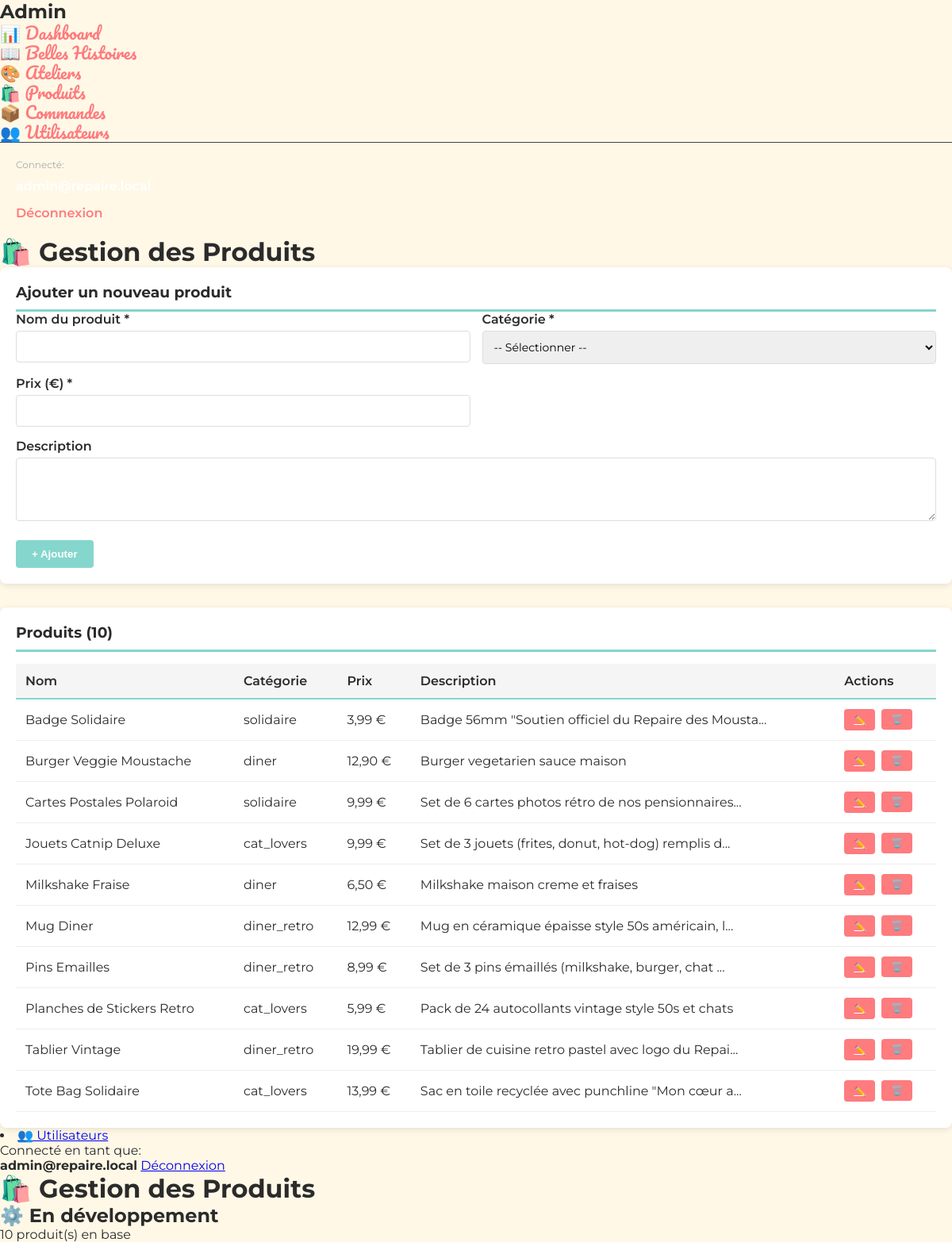
Page /admin/produits.php (signed in) on the committed database.
### tables this page shows
CREATE TABLE produits (
  id INT AUTO_INCREMENT PRIMARY KEY,
  nom VARCHAR(150) NOT NULL,
  description TEXT,
  prix DECIMAL(10,2) NOT NULL,
  categorie_id INT NOT NULL,
  image_url VARCHAR(255),
  CONSTRAINT fk_produits_categorie
    FOREIGN KEY (categorie_id) REFERENCES categories_produits(id)
    ON UPDATE CASCADE ON DELETE RESTRICT,
  CONSTRAINT chk_produits_prix CHECK (prix >= 0.00)
);

CREATE TABLE categories_produits (
  id INT AUTO_INCREMENT PRIMARY KEY,
  nom VARCHAR(80) NOT NULL UNIQUE
);

### admin/produits.php (the view, shortened to what this page needs)
<?php
$pdo = getPDO();
$edit_produit = null;
$stmt = $pdo->query('
    SELECT p.id, p.nom, p.description, p.prix, c.nom as categorie, cp.id as categorie_id
    FROM produits p
    JOIN categories_produits c ON p.categorie_id = c.id
    JOIN categories_produits cp ON p.categorie_id = cp.id
    ORDER BY p.nom
');
$produits = $stmt->fetchAll();
?>
<!DOCTYPE html>
<html lang="fr">
<head>
    <link rel="stylesheet" href="../style.css">
</head>
<body>
    <div class="admin-container">
        <aside class="admin-sidebar">
            <div class="admin-menu">
                <h2>Admin</h2>
                <nav>
                    <a href="dashboard.php">📊 Dashboard</a>
                    <a href="moderer-histoires.php">📖 Belles Histoires</a>
                    <a href="ateliers.php">🎨 Ateliers</a>
                    <a href="produits.php" class="active">🛍️ Produits</a>
                    <a href="commandes.php">📦 Commandes</a>
                    <a href="utilisateurs.php">👥 Utilisateurs</a>
                </nav>
            </div>
            <div style="padding: 20px; border-top: 1px solid #444; margin-top: auto;">
                <p style="margin: 0 0 10px 0; font-size: 12px; color: #aaa;">Connecté:</p>
                <p style="margin: 0 0 15px 0; font-weight: 600; color: white;"><?php echo htmlspecialchars($_SESSION['admin_email']); ?></p>
                <a href="../logout.php" style="color: #FE7B7E; text-decoration: none; font-weight: 600;">Déconnexion</a>
            </div>
        </aside>
        <main class="admin-main">
            <h1>🛍️ Gestion des Produits</h1>
            <div class="admin-form">
                <h3><?php echo $edit_produit ? 'Modifier le produit' : 'Ajouter un nouveau produit'; ?></h3>
                <form method="POST">
                    <div style="display: grid; grid-template-columns: 1fr 1fr; gap: 15px;">
                        <div class="form-group">
                            <label for="nom">Nom du produit *</label>
                            <input type="text" id="nom" name="nom" required
                                   value="<?php echo $edit_produit ? htmlspecialchars($edit_produit['nom']) : ''; ?>">
                        </div>
                        <div class="form-group">
                            <label for="categorie_id">Catégorie *</label>
                            <select id="categorie_id" name="categorie_id" required>
                                <option value="">-- Sélectionner --</option>
                            </select>
                        </div>
                    </div>
                    <div style="display: grid; grid-template-columns: 1fr 1fr; gap: 15px;">
                        <div class="form-group">
                            <label for="prix">Prix (€) *</label>
                            <input type="number" id="prix" name="prix" step="0.01" min="0" required
                                   value="<?php echo $edit_produit ? $edit_produit['prix'] : ''; ?>">
                        </div>
                    </div>
                    <div class="form-group">
                        <label for="description">Description</label>
                        <textarea id="description" name="description"><?php echo $edit_produit ? htmlspecialchars($edit_produit['description'] ?? '') : ''; ?></textarea>
                    </div>
                    <div class="form-actions">
                        <button type="submit" class="btn btn-primary">
                            <?php echo $edit_produit ? '✓ Modifier' : '+ Ajouter'; ?>
                        </button>
                    </div>
                </form>
            </div>
            <div style="background: white; padding: 20px; border-radius: 8px; box-shadow: 0 2px 8px rgba(0,0,0,0.1); overflow-x: auto;">
                <h3 style="margin-top: 0; color: #2B2B2B; border-bottom: 3px solid #85D6CD; padding-bottom: 10px;">
                    Produits (<?php echo count($produits); ?>)
                </h3>
                <?php if (empty($produits)): ?>
                    <p style="color: #666; text-align: center; padding: 40px 20px;">Aucun produit</p>
                <?php else: ?>
                    <table class="produits-table">
                        <thead>
                            <tr>
                                <th>Nom</th>
                                <th>Catégorie</th>
                                <th>Prix</th>
                                <th>Description</th>
                                <th>Actions</th>
                            </tr>
                        </thead>
                        <tbody>
                            <?php foreach ($produits as $produit): ?>
                                <tr>
                                    <td><?php echo htmlspecialchars($produit['nom']); ?></td>
                                    <td><?php echo htmlspecialchars($produit['categorie']); ?></td>
                                    <td><?php echo number_format((float)$produit['prix'], 2, ',', ' '); ?> €</td>
                                    <td><?php echo htmlspecialchars(substr($produit['description'] ?? '', 0, 50)); ?><?php echo strlen($produit['description'] ?? '') > 50 ? '...' : ''; ?></td>
                                    <td>
                                        <div class="actions">
                                            <a href="produits.php?edit=<?php echo $produit['id']; ?>" class="btn btn-edit">✏️</a>
                                            <form method="POST" onsubmit="return confirm('Êtes-vous sûr ?');">
                                                <button type="submit" class="btn btn-edit" style="background: #FE7B7E;">🗑️</button>
                                            </form>
                                        </div>
                                    </td>
                                </tr>
                            <?php endforeach; ?>
                        </tbody>
                    </table>
                <?php endif; ?>
            </div>
        </main>
    </div>
</body>
</html>
                <li><a href="utilisateurs.php">👥 Utilisateurs</a></li>
            <div class="admin-user-info">
                <p>Connecté en tant que:</p>
                <strong><?php echo htmlspecialchars($_SESSION['admin_email'], ENT_QUOTES, 'UTF-8'); ?></strong>
                <a href="../logout.php">Déconnexion</a>
            </div>
        <main class="admin-main">
            <div class="admin-header"><h1>🛍️ Gestion des Produits</h1></div>
            <div class="section">
                <div class="coming-soon">
                    <h2>⚙️ En développement</h2>
                    <p><?php echo count($produits); ?> produit(s) en base</p>
                </div>
            </div>
        </main>
</body>
</html>

### style.css (style rules this page uses)
:root { --creme: #FFF8E7; --vert-menthe: #85D6CD; --rose-corail: #FE7B7E; --gris-fonce: #2B2B2B; }
* { margin: 0; padding: 0; box-sizing: border-box; }
body { background-color: var(--creme); color: var(--gris-fonce); font-family: 'Montserrat', sans-serif; }
nav a { font-family: 'Pacifico', cursive !important; font-size: 1.3rem !important; font-weight: 400 !important; color: var(--rose-corail) !important; text-transform: capitalize !important; text-decoration: none !important; transition: color 0.3s ease !important; white-space: nowrap !important; display: block !important; letter-spacing: 0 !important; line-height: 1.2 !important; }

### admin/produits.php (style rules this page uses)
.admin-form { background: white; padding: 20px; border-radius: 8px; margin-bottom: 30px; box-shadow: 0 2px 8px rgba(0,0,0,0.1); }
.admin-form h3 { margin-top: 0; color: #2B2B2B; border-bottom: 3px solid #85D6CD; padding-bottom: 10px; }
.form-group { margin-bottom: 15px; }
.form-group label { display: block; margin-bottom: 5px; font-weight: 600; color: #2B2B2B; }
.form-group input, .form-group textarea, .form-group select { width: 100%; padding: 10px; border: 1px solid #ddd; border-radius: 4px; font-family: inherit; font-size: 14px; }
.form-group textarea { resize: vertical; min-height: 80px; }
.form-actions { display: flex; gap: 10px; margin-top: 20px; }
.btn { padding: 10px 20px; border: none; border-radius: 4px; cursor: pointer; font-weight: 600; transition: all 0.3s ease; }
.btn-primary { background: #85D6CD; color: white; }
.btn-edit { background: #FE7B7E; color: white; padding: 6px 12px; font-size: 12px; }
.produits-table { width: 100%; border-collapse: collapse; margin-top: 15px; }
.produits-table thead { background: #f5f5f5; }
.produits-table th { padding: 12px; text-align: left; font-weight: 600; color: #2B2B2B; border-bottom: 2px solid #85D6CD; }
.produits-table td { padding: 12px; border-bottom: 1px solid #eee; }
.produits-table .actions { display: flex; gap: 8px; }
.produits-table .actions form { display: inline; }

### rows in the picture
produits: nom "Badge Solidaire", categorie.nom "solidaire", prix "3,99", description "Badge 56mm \"Soutien officiel du Repaire des Mousta"
produits: nom "Burger Veggie Moustache", categorie.nom "diner", prix "12,90", description "Burger vegetarien sauce maison"
produits: nom "Cartes Postales Polaroid", categorie.nom "solidaire", prix "9,99", description "Set de 6 cartes photos rétro de nos pensionnaires"
produits: nom "Jouets Catnip Deluxe", categorie.nom "cat_lovers", prix "9,99", description "Set de 3 jouets (frites, donut, hot-dog) remplis d"
produits: nom "Milkshake Fraise", categorie.nom "diner", prix "6,50", description "Milkshake maison creme et fraises"
produits: nom "Mug Diner", categorie.nom "diner_retro", prix "12,99", description "Mug en céramique épaisse style 50s américain, l"
produits: nom "Pins Emailles", categorie.nom "diner_retro", prix "8,99", description "Set de 3 pins émaillés (milkshake, burger, chat"
produits: nom "Planches de Stickers Retro", categorie.nom "cat_lovers", prix "5,99", description "Pack de 24 autocollants vintage style 50s et chats"
produits: nom "Tablier Vintage", categorie.nom "diner_retro", prix "19,99", description "Tablier de cuisine retro pastel avec logo du Repai"
produits: nom "Tote Bag Solidaire", categorie.nom "cat_lovers", prix "13,99", description "Sac en toile recyclée avec punchline \"Mon cœur a"

### other values in the picture
count($produits) "10"
$_SESSION['admin_email'] "admin@repaire.local"
